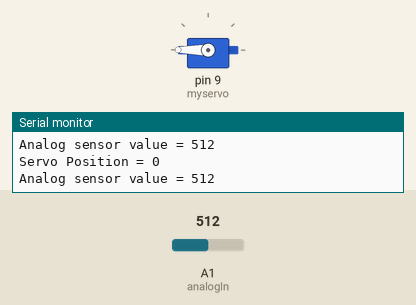
Bench run of a sketch on a simulated Arduino Uno, built with avr-gcc and run on an emulated ATmega328P. Shown: servo, the last lines printed to the serial monitor. The test bench sets the inputs (shaded band); at power-on: A1 (analogIn) = 512.

Above: at 2.9 s.
3.0 s: A1 (analogIn) set to 490
5.9 s: A1 (analogIn) set to 296
At 7.3 s:
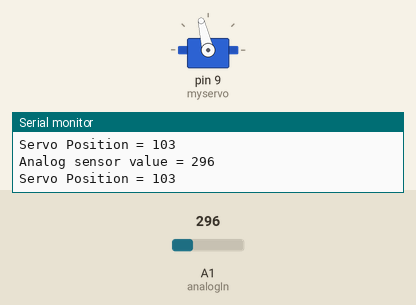
8.8 s: A1 (analogIn) set to 273
At 9.3 s:
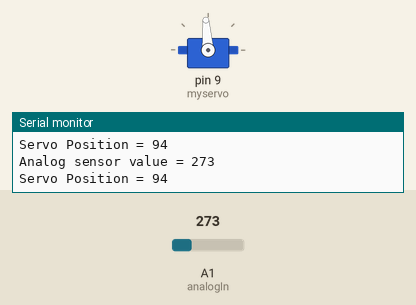
11.7 s: A1 (analogIn) set to 122
At 12.6 s:
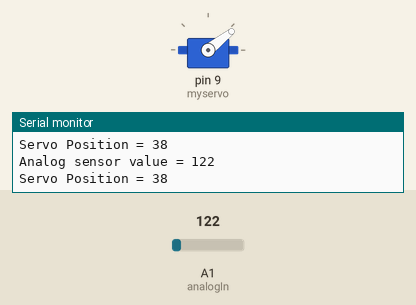
14.6 s: A1 (analogIn) set to 10
At 15.8 s:
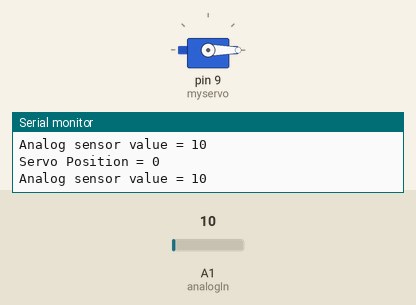
Timing chart, 0 to 17.6 s (numbered marks = the images above; inputs shaded):
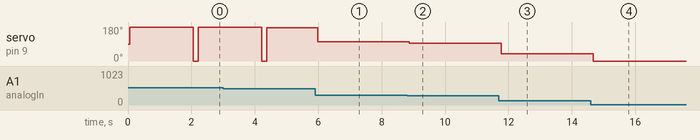

The sketch:

gestureControl.ino
```cpp
#include <Servo.h>
Servo myservo; // create servo object
int servoPos = 0; // servo position
int analogIn = A1;  // sensor input pin
int sensorValue = 0;  //initial sensor value

void setup()
{
  myservo.attach(9); // attaches the servo on pin 9
  Serial.begin(9600); // baud rate
}

void loop() {
  sensorValue = analogRead(analogIn); //light sensor value

  Serial.print("Analog sensor value = "); //print the sensor value
  Serial.println(sensorValue);
  delay(50);

  if (sensorValue < 20) { //lowest angle for the servo
    servoPos = 0;
    myservo.write(servoPos);
    delay(10);
  }
  else if (sensorValue > 500) { // higesht angle for the servo
    servoPos = 180;
    myservo.write(servoPos);
    delay(2000);   // wait 2 seconds after getting to 180 degree and go back to 0 degree
    servoPos = 0;
    myservo.write(servoPos);
    delay(10);
  }
  else {
    servoPos = map (sensorValue, 20, 500, 0, 180); // sensor values mapped to servo positions in angle
    myservo.write(servoPos);
    delay(10);
  }

  Serial.print("Servo Position = "); // print the servo position
  Serial.println(servoPos);
   delay(100);
}
```

Measured:
- after the input at 5.9 s, servo on pin 9 (myservo): 176° → 103° after 0.08 s
- after the input at 8.8 s, servo on pin 9 (myservo): 103° → 94° after 0.08 s
- after the input at 11.7 s, servo on pin 9 (myservo): 94° → 38° after 0.07 s
- after the input at 14.6 s, servo on pin 9 (myservo): 38° → 0° after 0.07 s
